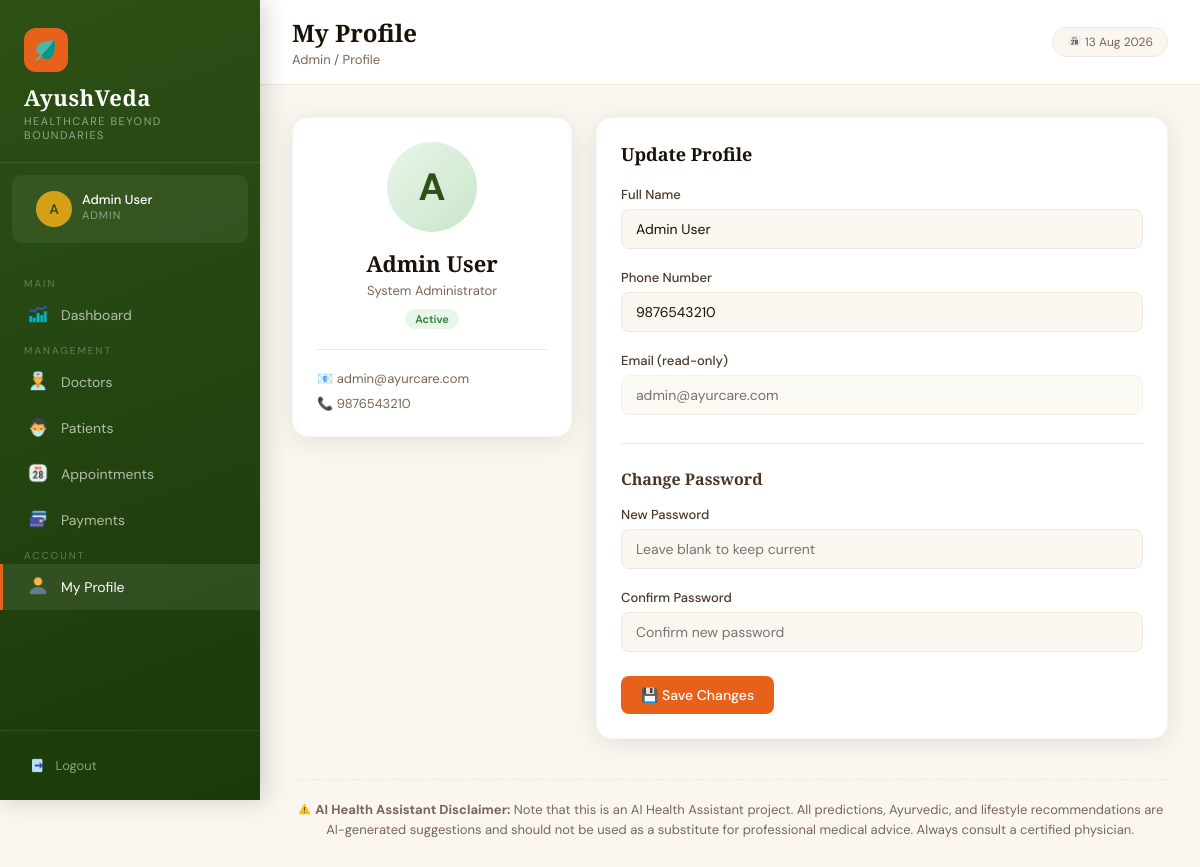
The app's page /admin/profile (signed in) with its own data.
### tables this page shows
CREATE TABLE admins (
            id INTEGER PRIMARY KEY AUTOINCREMENT,
            name TEXT NOT NULL,
            email TEXT UNIQUE NOT NULL,
            password TEXT NOT NULL,
            phone TEXT,
            created_at TIMESTAMP DEFAULT CURRENT_TIMESTAMP
        );

### app.py (the view, shortened to what this page needs)
@app.route('/admin/profile', methods=['GET', 'POST'])
@login_required('admin')
def admin_profile():
    conn = get_db()
    admin = conn.execute("SELECT * FROM admins WHERE id=?", (session['user_id'],)).fetchone()
    conn.close()
    return render_template('admin/profile.html', user=admin)

### app.py (called while the page is built)
@app.context_processor
def inject_now():
    return {'now': datetime.now().strftime('%d %b %Y')}

def get_db():
    conn = sqlite3.connect(DB_PATH)
    conn.row_factory = sqlite3.Row
    return conn

def login_required(role):
    def decorator(f):
        @wraps(f)
        def wrapper(*args, **kwargs):
            if session.get('role') != role:
                flash('Please login to continue.', 'error')
                return redirect(url_for(f'{role}_login'))
            return f(*args, **kwargs)
        return wrapper
    return decorator

### templates/admin/profile.html (shortened to what this page needs)
{% extends 'base.html' %}
{% block page_title %}My Profile{% endblock %}
{% block breadcrumb %}Admin / Profile{% endblock %}
{% block nav %}
<span class="nav-section-label">Main</span>
<a href="/admin/dashboard" class="nav-link"><span class="icon"><img src="/static/images/dashboard_icon.png" style="height:1.2em;width:1.2em;vertical-align:-0.2em;"></span> Dashboard</a>
<span class="nav-section-label">Management</span>
<a href="/admin/doctors" class="nav-link"><span class="icon"><img src="/static/images/doctors_icon.png" style="height:1.2em;width:1.2em;vertical-align:-0.2em;"></span> Doctors</a>
<a href="/admin/patients" class="nav-link"><span class="icon"><img src="/static/images/patients_icon.png" style="height:1.2em;width:1.2em;vertical-align:-0.2em;"></span> Patients</a>
<a href="/admin/appointments" class="nav-link"><span class="icon"><img src="/static/images/appointments_icon.png" style="height:1.2em;width:1.2em;vertical-align:-0.2em;"></span> Appointments</a>
<a href="/admin/payments" class="nav-link"><span class="icon"><img src="/static/images/card_icon.png" style="height:1.2em;width:1.2em;vertical-align:-0.2em;"></span> Payments</a>
<span class="nav-section-label">Account</span>
<a href="/admin/profile" class="nav-link active"><span class="icon"><img src="/static/images/profile_icon.png" style="height:1.2em;width:1.2em;vertical-align:-0.2em;"></span> My Profile</a>
{% endblock %}
{% block content %}
<div style="display:grid;grid-template-columns:280px 1fr;gap:24px;align-items:start">
    <div class="card" style="text-align:center">
        <div style="width:90px;height:90px;background:linear-gradient(135deg,#E8F5E9,#C8E6C9);border-radius:50%;display:flex;align-items:center;justify-content:center;font-size:38px;font-weight:700;color:#2D5016;margin:0 auto 16px">
            {{ user.name[0].upper() }}
        </div>
        <h3 style="font-size:22px;margin-bottom:4px">{{ user.name }}</h3>
        <p style="color:#7A6558;font-size:13px">System Administrator</p>
        <span class="badge badge-green" style="margin-top:10px">Active</span>
        <div style="margin-top:20px;padding-top:20px;border-top:1px solid #F0E8D8;text-align:left">
            <div style="font-size:13px;color:#7A6558;margin-bottom:8px">📧 {{ user.email }}</div>
            <div style="font-size:13px;color:#7A6558">📞 {{ user.phone or 'Not set' }}</div>
        </div>
    </div>
    <div class="card">
        <div class="card-header">
            <h3 class="card-title">Update Profile</h3>
        </div>
        <form method="POST">
            <div class="form-grid">
                <div class="form-group">
                    <label>Full Name</label>
                    <input type="text" name="name" value="{{ user.name }}" required>
                </div>
                <div class="form-group">
                    <label>Phone Number</label>
                    <input type="text" name="phone" value="{{ user.phone or '' }}">
                </div>
                <div class="form-group form-full">
                    <label>Email (read-only)</label>
                    <input type="email" value="{{ user.email }}" disabled style="opacity:0.6">
                </div>
            </div>
            <div style="margin-top:28px;padding-top:24px;border-top:1px solid #F0E8D8">
                <h4 style="font-size:16px;margin-bottom:16px;color:#4A3728">Change Password</h4>
                <div class="form-grid">
                    <div class="form-group">
                        <label>New Password</label>
                        <input type="password" name="new_password" placeholder="Leave blank to keep current">
                    </div>
                    <div class="form-group">
                        <label>Confirm Password</label>
                        <input type="password" placeholder="Confirm new password">
                    </div>
                </div>
            </div>
            <div class="form-actions">
                <button type="submit" class="btn btn-primary">💾 Save Changes</button>
            </div>
        </form>
    </div>
</div>
{% endblock %}

### templates/base.html (shortened to what this page needs)
<!DOCTYPE html>
<html lang="en">
<head>
</head>
<body>
    {% block body %}
    <div class="sidebar">
        <div class="sidebar-brand">
            <div class="logo-icon"><img src="/static/images/logo_icon.png"
                    style="height:1.2em;width:1.2em;vertical-align:-0.2em;"></div>
            <h2>AyushVeda</h2>
            <p>Healthcare Beyond Boundaries</p>
        </div>
        {% if session.user_name %}
        <div class="sidebar-user">
            <div class="avatar">{{ session.user_name[0].upper() }}</div>
            <div class="user-info">
                <div class="user-name">{{ session.user_name }}</div>
                <div class="user-role">{{ session.role|capitalize }}</div>
            </div>
        </div>
        {% endif %}
        <nav class="sidebar-nav">
            {% block nav %}{% endblock %}
        </nav>
        <div class="sidebar-footer">
            <a href="/logout" class="logout-btn"><img src="/static/images/logout_icon.png"
                    style="height:1.2em;width:1.2em;vertical-align:-0.2em;"> Logout</a>
        </div>
    </div>
    <div class="main">
        <div class="topbar">
            <div>
                <h1>{% block page_title %}Dashboard{% endblock %}</h1>
                <div class="breadcrumb">{% block breadcrumb %}Home{% endblock %}</div>
            </div>
            <div class="topbar-right">
                <span class="date-badge"><img src="/static/images/appointments_icon.png"
                        style="height:1.2em;width:1.2em;vertical-align:-0.2em;"> {{ now }}</span>
            </div>
        </div>
        <div class="content">
            {% block content %}{% endblock %}
            <div class="content-footer"
                style="margin-top: 40px; padding-top: 20px; border-top: 1px dashed var(--cream-dark); text-align: center; font-size: 13px; color: var(--text-light); line-height: 1.5;">
                <strong><img src="/static/images/warning_icon.png"
                        style="height:1.2em;width:1.2em;vertical-align:-0.2em;"> AI Health Assistant
                    Disclaimer:</strong> Note that this is an AI Health Assistant project. All predictions, Ayurvedic,
                and lifestyle recommendations are AI-generated suggestions and should not be used as a substitute for
                professional medical advice. Always consult a certified physician.
            </div>
        </div>
    </div>
    {% endblock %}
</body>
</html>

### records on screen
admins: user_name "Admin User", name "A", name "Admin User", email "admin@ayurcare.com", phone "9876543210"

### other values on screen
{{ session.user_name[0].upper() }} "A"
{{ session.role|capitalize }} "ADMIN"
